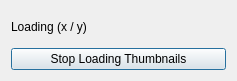
<?xml version="1.0" encoding="UTF-8"?>
<ui version="4.0">
 <class>LoadThumbnailsDialog</class>
 <widget class="QDialog" name="LoadThumbnailsDialog">
  <property name="geometry">
   <rect>
    <x>0</x>
    <y>0</y>
    <width>237</width>
    <height>81</height>
   </rect>
  </property>
  <property name="windowTitle">
   <string>Load Thumbnails</string>
  </property>
  <property name="modal">
   <bool>false</bool>
  </property>
  <layout class="QVBoxLayout" name="verticalLayout">
   <item>
    <widget class="QLabel" name="label">
     <property name="text">
      <string>Loading (x / y)</string>
     </property>
    </widget>
   </item>
   <item>
    <widget class="QPushButton" name="pushButton">
     <property name="text">
      <string>Stop Loading Thumbnails</string>
     </property>
    </widget>
   </item>
  </layout>
 </widget>
 <resources/>
 <connections/>
</ui>
